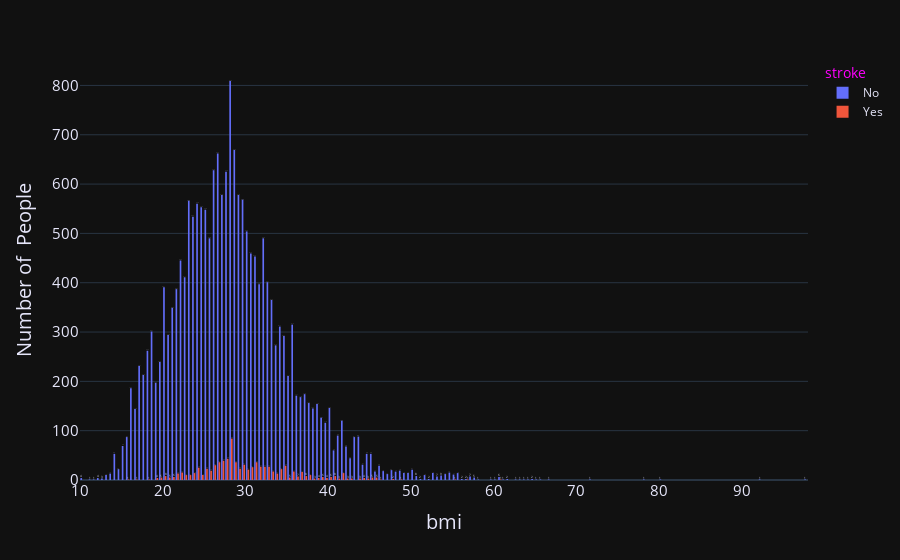

The code cell stored with this chart in its notebook:
### Code cell
fig=px.histogram(train, x="bmi", color="stroke",barmode='group',template='plotly_dark',text_auto=True)
fig.update_layout(yaxis_title="Number of  People")
fig.update_layout(font_color='lavender',
                  legend_title_font_color="magenta",
                  yaxis=dict(tickfont=dict(size=15), titlefont=dict(size=20)),
                  xaxis=dict(tickfont=dict(size=15), titlefont=dict(size=20)),
                  legend_font_size=12)
newnames = {'0': 'No', '1': 'Yes'}
fig.for_each_trace(lambda t: t.update(name=newnames[t.name],
                                      legendgroup=newnames[t.name],
                                      hovertemplate=t.hovertemplate.replace(
                                          t.name, newnames[t.name])))
fig.show()

### Figure 1 — Plotly figure (JSON) as saved in the notebook; plotly's stock layout.template omitted (floating-point values rounded to 4 significant figures; data arrays with more than 128 entries replaced by an {"elided": "..."} marker saying what was removed)
{"data": [{"alignmentgroup": "True", "bingroup": "x", "hovertemplate": "stroke=No<br>bmi=%{x}<br>count=%{y}<extra></extra>", "legendgroup": "No", "marker": {"color": "#636efa", "pattern": {"shape": ""}}, "name": "No", "offsetgroup": "0", "orientation": "v", "showlegend": true, "texttemplate": "%{value}", "type": "histogram", "x": {"elided": "19533 float values"}, "xaxis": "x", "yaxis": "y"}, {"alignmentgroup": "True", "bingroup": "x", "hovertemplate": "stroke=Yes<br>bmi=%{x}<br>count=%{y}<extra></extra>", "legendgroup": "Yes", "marker": {"color": "#EF553B", "pattern": {"shape": ""}}, "name": "Yes", "offsetgroup": "1", "orientation": "v", "showlegend": true, "texttemplate": "%{value}", "type": "histogram", "x": {"elided": "881 float values"}, "xaxis": "x", "yaxis": "y"}], "layout": {"barmode": "group", "font": {"color": "lavender"}, "legend": {"font": {"size": 12}, "title": {"font": {"color": "magenta"}, "text": "stroke"}, "tracegroupgap": 0}, "margin": {"t": 60}, "xaxis": {"anchor": "y", "domain": [0, 1], "tickfont": {"size": 15}, "title": {"font": {"size": 20}, "text": "bmi"}}, "yaxis": {"anchor": "x", "domain": [0, 1], "tickfont": {"size": 15}, "title": {"font": {"size": 20}, "text": "Number of  People"}}}}
